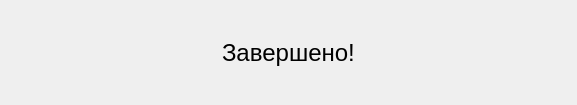
<?xml version="1.0" encoding="UTF-8"?>
<ui version="4.0">
 <class>Final_window</class>
 <widget class="QDialog" name="Final_window">
  <property name="geometry">
   <rect>
    <x>0</x>
    <y>0</y>
    <width>577</width>
    <height>105</height>
   </rect>
  </property>
  <property name="windowTitle">
   <string>Dialog</string>
  </property>
  <layout class="QVBoxLayout" name="verticalLayout">
   <item>
    <layout class="QHBoxLayout" name="horizontalLayout">
     <item>
      <spacer name="horizontalSpacer">
       <property name="orientation">
        <enum>Qt::Horizontal</enum>
       </property>
       <property name="sizeHint" stdset="0">
        <size>
         <width>40</width>
         <height>20</height>
        </size>
       </property>
      </spacer>
     </item>
     <item>
      <widget class="QLabel" name="label">
       <property name="font">
        <font>
         <pointsize>18</pointsize>
        </font>
       </property>
       <property name="lineWidth">
        <number>1</number>
       </property>
       <property name="text">
        <string>Завершено!</string>
       </property>
      </widget>
     </item>
     <item>
      <spacer name="horizontalSpacer_2">
       <property name="orientation">
        <enum>Qt::Horizontal</enum>
       </property>
       <property name="sizeHint" stdset="0">
        <size>
         <width>40</width>
         <height>20</height>
        </size>
       </property>
      </spacer>
     </item>
    </layout>
   </item>
  </layout>
 </widget>
 <resources/>
 <connections/>
</ui>
